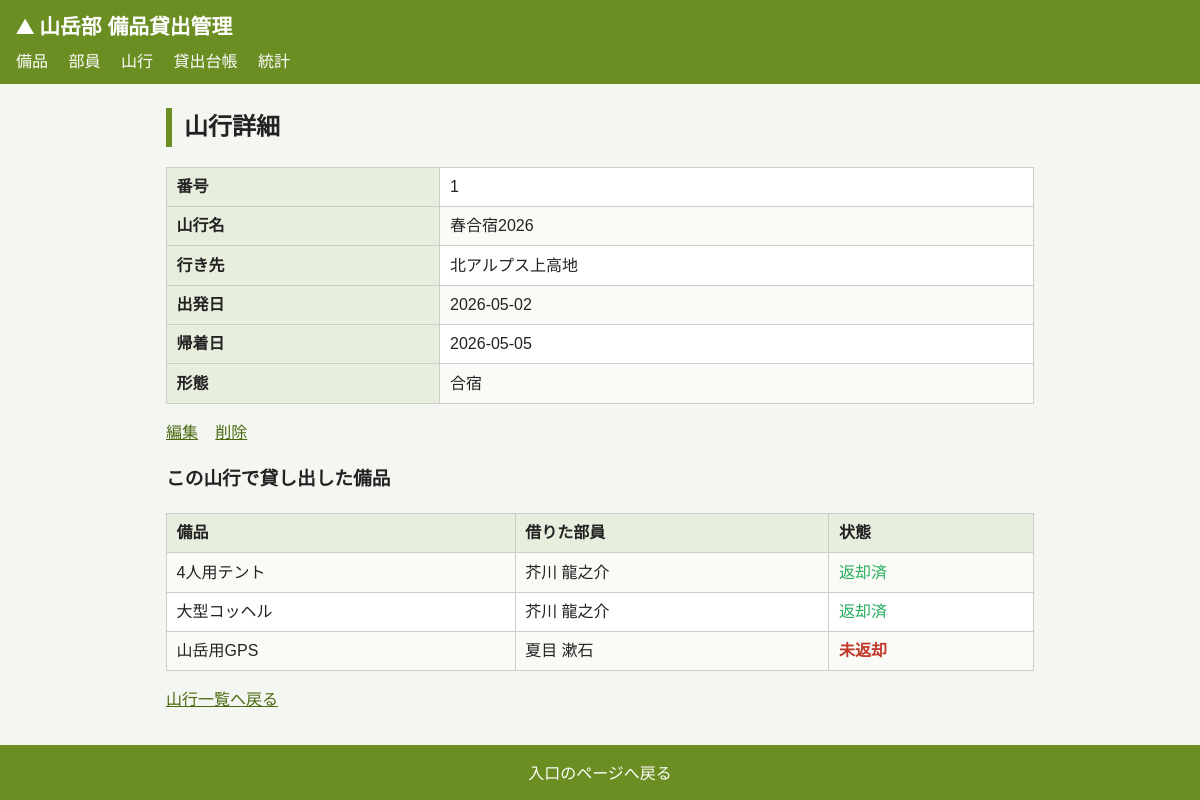
Screenshot of /trips/1 with the database file from the repository.
### tables this page shows
CREATE TABLE trips (                -- 山行
  trip_id     INTEGER PRIMARY KEY,
  trip_name   TEXT NOT NULL,
  destination TEXT,
  depart_on   TEXT,
  return_on   TEXT,
  style       TEXT
);

CREATE TABLE loans (                -- 貸出（備品×部員×山行の中間テーブル）
  loan_id      INTEGER PRIMARY KEY,
  equip_id     INTEGER NOT NULL,
  member_id    INTEGER NOT NULL,
  trip_id      INTEGER NOT NULL,
  lent_on      TEXT,
  due_on       TEXT,
  returned_on  TEXT,                       -- NULL = 未返却
  UNIQUE (equip_id, trip_id),              -- 同一備品を同一山行に二重貸出しない
  FOREIGN KEY (equip_id)  REFERENCES equipment(equip_id),
  FOREIGN KEY (member_id) REFERENCES members(member_id),
  FOREIGN KEY (trip_id)   REFERENCES trips(trip_id)
);

CREATE TABLE equipment (            -- 備品
  equip_id      INTEGER PRIMARY KEY,
  equip_name    TEXT NOT NULL,
  category      TEXT,
  maker_name    TEXT,
  purchased_on  TEXT,
  condition     TEXT
);

CREATE TABLE members (              -- 部員
  member_id   INTEGER PRIMARY KEY,
  name        TEXT NOT NULL,
  grade       INTEGER,
  role        TEXT,
  phone       TEXT,                 -- 先頭0や記号を保持するため文字列
  email       TEXT
);

### app.py (the view)
@app.route('/trips/<id>')
def trips_detail(id: str) -> str:
    cur = get_db().cursor()
    try:
        id_num = int(id)
    except ValueError:
        return render_template('not-found.html', target='山行')
    trip = cur.execute('SELECT * FROM trips WHERE trip_id = ?',
                      (id_num,)).fetchone()
    if trip is None:
        return render_template('not-found.html', target='山行')
    loans = cur.execute(
        'SELECT e.equip_name, m.name AS member_name, l.returned_on '
        'FROM loans l '
        'JOIN equipment e ON l.equip_id  = e.equip_id '
        'JOIN members   m ON l.member_id = m.member_id '
        'WHERE l.trip_id = ? ORDER BY e.equip_name', (id_num,)).fetchall()
    return render_template('trips_detail.html', trip=trip, loans=loans)

### app.py (called while the page is built)
def get_db() -> sqlite3.Connection:
    db = getattr(g, '_database', None)
    if db is None:
        db = g._database = sqlite3.connect(DATABASE)
        db.execute('PRAGMA foreign_keys = ON')  # 外部キー制約を有効化
        db.row_factory = sqlite3.Row            # カラム名でアクセスできるよう設定
    return db

@app.teardown_appcontext
def close_connection(exception: Optional[BaseException]) -> None:
    db = getattr(g, '_database', None)
    if db is not None:
        db.close()

### templates/trips_detail.html (shortened to what this page needs)
{% extends 'layout.html' %}
{% block content %}
<h2>山行詳細</h2>
<table>
  <tr><th>番号</th><td>{{ trip.trip_id }}</td></tr>
  <tr><th>山行名</th><td>{{ trip.trip_name }}</td></tr>
  <tr><th>行き先</th><td>{{ trip.destination }}</td></tr>
  <tr><th>出発日</th><td>{{ trip.depart_on }}</td></tr>
  <tr><th>帰着日</th><td>{{ trip.return_on }}</td></tr>
  <tr><th>形態</th><td>{{ trip.style }}</td></tr>
</table>
<p class="actions">
  <a href="{{ url_for('trips_edit', id=trip.trip_id) }}">編集</a>
  <a href="{{ url_for('trips_del', id=trip.trip_id) }}">削除</a>
</p>
<h3>この山行で貸し出した備品</h3>
<table>
  <tr><th>備品</th><th>借りた部員</th><th>状態</th></tr>
  {% for l in loans %}
  <tr><td>{{ l.equip_name }}</td><td>{{ l.member_name }}</td>
    <td>{% if l.returned_on %}<span class="status-in">返却済</span>{% else %}<span class="status-out">未返却</span>{% endif %}</td></tr>
  {% else %}
  <tr><td colspan="3">貸出はありません。</td></tr>
  {% endfor %}
</table>
<p><a href="{{ url_for('trips_list') }}">山行一覧へ戻る</a></p>
{% endblock %}

### static/style.css (style rules this page uses)
* { box-sizing: border-box; }
body { font-family: "Hiragino Sans", "Yu Gothic", "Meiryo", sans-serif; margin: 0; color: #222; background: #f4f6f2; line-height: 1.6; }
h2 { border-left: 6px solid #6b8e23; padding-left: 0.5em; }
table { border-collapse: collapse; width: 100%; background: #fff; margin: 1em 0; }
th, td { border: 1px solid #ccc; padding: 0.4em 0.6em; text-align: left; }
th { background: #e8eede; }
tr:nth-child(even) td { background: #fafbf7; }
a { color: #4a6a10; }
.status-out { color: #c0392b; font-weight: bold; }
.status-in { color: #27ae60; }
.actions a { margin-right: 0.8em; }

### rows the page displays
trips: trip_id "1", trip_name "春合宿2026", destination "北アルプス上高地", depart_on "2026-05-02", return_on "2026-05-05", style "合宿"
loans: equip_name "4人用テント", member_name "芥川 龍之介", returned_on "返却済"
loans: equip_name "大型コッヘル", member_name "芥川 龍之介", returned_on "返却済"
equipment: equip_name "山岳用GPS", member_name "夏目 漱石", shows "未返却"
